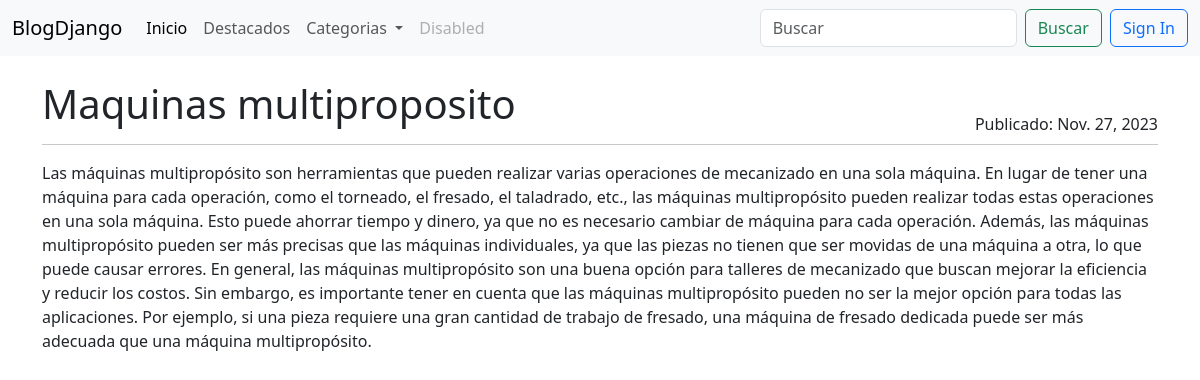
The app's page /post/Tecnologia with its own data.
### blogs/models.py (models this page shows, shortened)
class Post(models.Model):
    title = models.CharField(max_length=255)
    slug = models.SlugField(unique=True)
    overview = models.TextField()
    date_created = models.DateTimeField(auto_now_add=True)
    content = models.TextField()
    author = models.ForeignKey(settings.AUTH_USER_MODEL, on_delete=models.PROTECT)
    categories = models.ManyToManyField('Categorias')
    featured = models.BooleanField(default=False)
    pub_date =models.DateTimeField(default=timezone.now)
    class Meta:
        ordering = ["-date_created"]

### blogs/views.py (the view)
# urls.py: path('post/<slug:slug>', views.PostDetailView.as_view(), name='post'),
class PostDetailView(generic.DetailView):
   model = Post
   queryset = Post.objects.filter(featured= True).filter(
         pub_date__lte= timezone.now()
   )
   def get_context_data(self, **kwargs):
      context = super().get_context_data(**kwargs)
      context['categorias'] = Categorias.objects.all()
      return context

### blogs/templates/blogs/post_detail.html
{% extends 'base.html' %}
{% block content %}
<div class="container-xxl bd-gutter mt-3 my-md-4 bd-layout">
    <main class="container">
        <div class="row g-5">
          <div class "col-md-12">
            <div class"row">
                <div class="d-flex justify-content-between">
                    <h1>{{ post.title }}</h1>
                    <div class="align-self-end">Publicado: {{ post.pub_date.date }}</div>
                </div>
            </div>
            <hr class="d-none d-md-block my-2 mb-3 mt-2">
            <p>{{ post.content }}</p>
        </div>
    </main>
</div>
{%endblock content%}

### records on screen
Post: title "Maquinas multiproposito", pub_date "Nov. 27, 2023", content "Las máquinas multipropósito son herramientas que pueden realizar varias operaciones de mecanizado en una sola máquina. En lugar de tener una máquina para cada operación, como el torneado, el fresado, el taladrado, etc., las máquinas multipropósito pueden realizar todas estas operaciones en una sola máquina. Esto puede ahorrar tiempo y dinero, ya que no es necesario cambiar de máquina para cada operación. Además, las máquinas multipropósito pueden ser más precisas que las máquinas individuales, ya que las piezas no tienen que ser movidas de una máquina a otra, lo que puede causar errores. En general, las máquinas multipropósito son una buena opción para talleres de mecanizado que buscan…"
